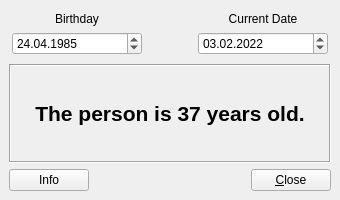
<?xml version="1.0" encoding="UTF-8"?>
<ui version="4.0">
 <class>MainWindow</class>
 <widget class="QMainWindow" name="MainWindow">
  <property name="geometry">
   <rect>
    <x>0</x>
    <y>0</y>
    <width>340</width>
    <height>200</height>
   </rect>
  </property>
  <property name="minimumSize">
   <size>
    <width>340</width>
    <height>200</height>
   </size>
  </property>
  <property name="maximumSize">
   <size>
    <width>340</width>
    <height>200</height>
   </size>
  </property>
  <property name="windowTitle">
   <string>Age Calculator</string>
  </property>
  <widget class="QWidget" name="centralwidget">
   <layout class="QVBoxLayout" name="verticalLayout_3" stretch="0,1,0">
    <item>
     <layout class="QHBoxLayout" name="horizontalLayout">
      <item>
       <layout class="QVBoxLayout" name="verticalLayout">
        <property name="leftMargin">
         <number>3</number>
        </property>
        <property name="topMargin">
         <number>3</number>
        </property>
        <property name="rightMargin">
         <number>3</number>
        </property>
        <property name="bottomMargin">
         <number>3</number>
        </property>
        <item>
         <widget class="QLabel" name="lblBirthday">
          <property name="text">
           <string>Birthday</string>
          </property>
          <property name="alignment">
           <set>Qt::AlignCenter</set>
          </property>
         </widget>
        </item>
        <item>
         <widget class="QDateEdit" name="dateBirthday">
          <property name="displayFormat">
           <string>dd.MM.yyyy</string>
          </property>
          <property name="date">
           <date>
            <year>1985</year>
            <month>4</month>
            <day>24</day>
           </date>
          </property>
         </widget>
        </item>
       </layout>
      </item>
      <item>
       <spacer name="horizontalSpacer">
        <property name="orientation">
         <enum>Qt::Horizontal</enum>
        </property>
        <property name="sizeType">
         <enum>QSizePolicy::Fixed</enum>
        </property>
        <property name="sizeHint" stdset="0">
         <size>
          <width>44</width>
          <height>20</height>
         </size>
        </property>
       </spacer>
      </item>
      <item>
       <layout class="QVBoxLayout" name="verticalLayout_2">
        <property name="leftMargin">
         <number>3</number>
        </property>
        <property name="topMargin">
         <number>3</number>
        </property>
        <property name="rightMargin">
         <number>3</number>
        </property>
        <property name="bottomMargin">
         <number>3</number>
        </property>
        <item>
         <widget class="QLabel" name="lblToday">
          <property name="text">
           <string>Current Date</string>
          </property>
          <property name="alignment">
           <set>Qt::AlignCenter</set>
          </property>
         </widget>
        </item>
        <item>
         <widget class="QDateEdit" name="dateCurrent">
          <property name="displayFormat">
           <string>dd.MM.yyyy</string>
          </property>
          <property name="date">
           <date>
            <year>2022</year>
            <month>2</month>
            <day>3</day>
           </date>
          </property>
         </widget>
        </item>
       </layout>
      </item>
     </layout>
    </item>
    <item>
     <widget class="QLabel" name="lblText">
      <property name="font">
       <font>
        <pointsize>16</pointsize>
        <bold>true</bold>
       </font>
      </property>
      <property name="frameShape">
       <enum>QFrame::Box</enum>
      </property>
      <property name="frameShadow">
       <enum>QFrame::Sunken</enum>
      </property>
      <property name="text">
       <string>The person is 37 years old.</string>
      </property>
      <property name="alignment">
       <set>Qt::AlignCenter</set>
      </property>
     </widget>
    </item>
    <item>
     <layout class="QHBoxLayout" name="horizontalLayout_2">
      <item>
       <widget class="QPushButton" name="btnInfo">
        <property name="text">
         <string>Info</string>
        </property>
       </widget>
      </item>
      <item>
       <spacer name="horizontalSpacer_2">
        <property name="orientation">
         <enum>Qt::Horizontal</enum>
        </property>
        <property name="sizeHint" stdset="0">
         <size>
          <width>40</width>
          <height>20</height>
         </size>
        </property>
       </spacer>
      </item>
      <item>
       <widget class="QPushButton" name="btnClose">
        <property name="text">
         <string>&amp;Close</string>
        </property>
        <property name="shortcut">
         <string>Ctrl+S</string>
        </property>
       </widget>
      </item>
     </layout>
    </item>
   </layout>
  </widget>
 </widget>
 <resources/>
 <connections>
  <connection>
   <sender>btnClose</sender>
   <signal>clicked()</signal>
   <receiver>MainWindow</receiver>
   <slot>close()</slot>
   <hints>
    <hint type="sourcelabel">
     <x>306</x>
     <y>174</y>
    </hint>
    <hint type="destinationlabel">
     <x>108</x>
     <y>199</y>
    </hint>
   </hints>
  </connection>
 </connections>
</ui>
